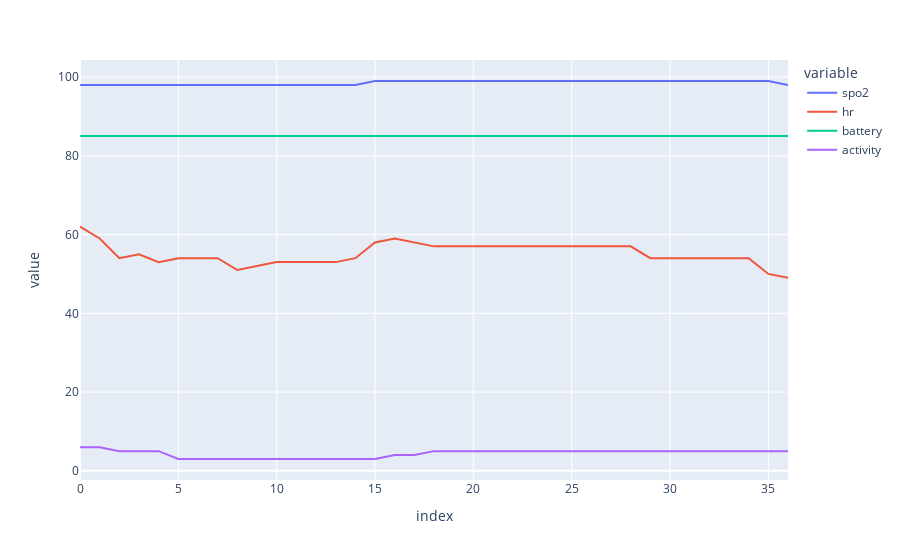

Notebook cell for this chart:
### Code cell
sig = df2



sos = signal.butter(2, [0.05, 9], 'bp', fs=125, output='sos')
filtered = signal.sosfilt(sos, sig) #* -1

fig = px.line(df1)
fig.show()

### Figure 1 — Plotly figure (JSON) as saved in the notebook; plotly's stock layout.template omitted (floating-point values rounded to 4 significant figures)
{"data": [{"hovertemplate": "variable=spo2<br>index=%{x}<br>value=%{y}<extra></extra>", "legendgroup": "spo2", "line": {"color": "#636efa", "dash": "solid"}, "marker": {"symbol": "circle"}, "mode": "lines", "name": "spo2", "orientation": "v", "showlegend": true, "type": "scatter", "x": [0, 1, 2, 3, 4, 5, 6, 7, 8, 9, 10, 11, 12, 13, 14, 15, 16, 17, 18, 19, 20, 21, 22, 23, 24, 25, 26, 27, 28, 29, 30, 31, 32, 33, 34, 35, 36], "xaxis": "x", "y": [98, 98, 98, 98, 98, 98, 98, 98, 98, 98, 98, 98, 98, 98, 98, 99, 99, 99, 99, 99, 99, 99, 99, 99, 99, 99, 99, 99, 99, 99, 99, 99, 99, 99, 99, 99, 98], "yaxis": "y"}, {"hovertemplate": "variable=hr<br>index=%{x}<br>value=%{y}<extra></extra>", "legendgroup": "hr", "line": {"color": "#EF553B", "dash": "solid"}, "marker": {"symbol": "circle"}, "mode": "lines", "name": "hr", "orientation": "v", "showlegend": true, "type": "scatter", "x": [0, 1, 2, 3, 4, 5, 6, 7, 8, 9, 10, 11, 12, 13, 14, 15, 16, 17, 18, 19, 20, 21, 22, 23, 24, 25, 26, 27, 28, 29, 30, 31, 32, 33, 34, 35, 36], "xaxis": "x", "y": [62, 59, 54, 55, 53, 54, 54, 54, 51, 52, 53, 53, 53, 53, 54, 58, 59, 58, 57, 57, 57, 57, 57, 57, 57, 57, 57, 57, 57, 54, 54, 54, 54, 54, 54, 50, 49], "yaxis": "y"}, {"hovertemplate": "variable=battery<br>index=%{x}<br>value=%{y}<extra></extra>", "legendgroup": "battery", "line": {"color": "#00cc96", "dash": "solid"}, "marker": {"symbol": "circle"}, "mode": "lines", "name": "battery", "orientation": "v", "showlegend": true, "type": "scatter", "x": [0, 1, 2, 3, 4, 5, 6, 7, 8, 9, 10, 11, 12, 13, 14, 15, 16, 17, 18, 19, 20, 21, 22, 23, 24, 25, 26, 27, 28, 29, 30, 31, 32, 33, 34, 35, 36], "xaxis": "x", "y": [85, 85, 85, 85, 85, 85, 85, 85, 85, 85, 85, 85, 85, 85, 85, 85, 85, 85, 85, 85, 85, 85, 85, 85, 85, 85, 85, 85, 85, 85, 85, 85, 85, 85, 85, 85, 85], "yaxis": "y"}, {"hovertemplate": "variable=activity<br>index=%{x}<br>value=%{y}<extra></extra>", "legendgroup": "activity", "line": {"color": "#ab63fa", "dash": "solid"}, "marker": {"symbol": "circle"}, "mode": "lines", "name": "activity", "orientation": "v", "showlegend": true, "type": "scatter", "x": [0, 1, 2, 3, 4, 5, 6, 7, 8, 9, 10, 11, 12, 13, 14, 15, 16, 17, 18, 19, 20, 21, 22, 23, 24, 25, 26, 27, 28, 29, 30, 31, 32, 33, 34, 35, 36], "xaxis": "x", "y": [6, 6, 5, 5, 5, 3, 3, 3, 3, 3, 3, 3, 3, 3, 3, 3, 4, 4, 5, 5, 5, 5, 5, 5, 5, 5, 5, 5, 5, 5, 5, 5, 5, 5, 5, 5, 5], "yaxis": "y"}], "layout": {"legend": {"title": {"text": "variable"}, "tracegroupgap": 0}, "margin": {"t": 60}, "xaxis": {"anchor": "y", "domain": [0, 1], "title": {"text": "index"}}, "yaxis": {"anchor": "x", "domain": [0, 1], "title": {"text": "value"}}}}
